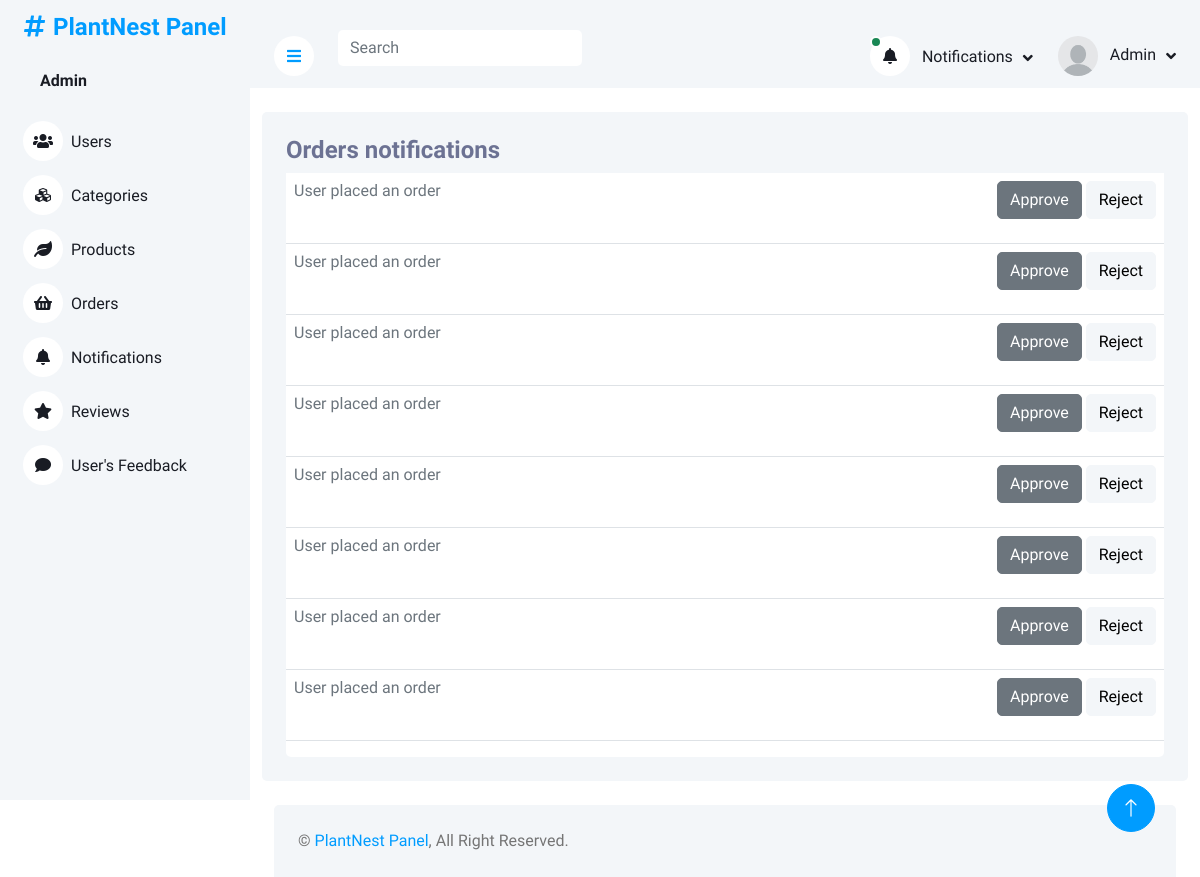
Page /adminPanel/notifications.php (signed in) on the earlier database version.
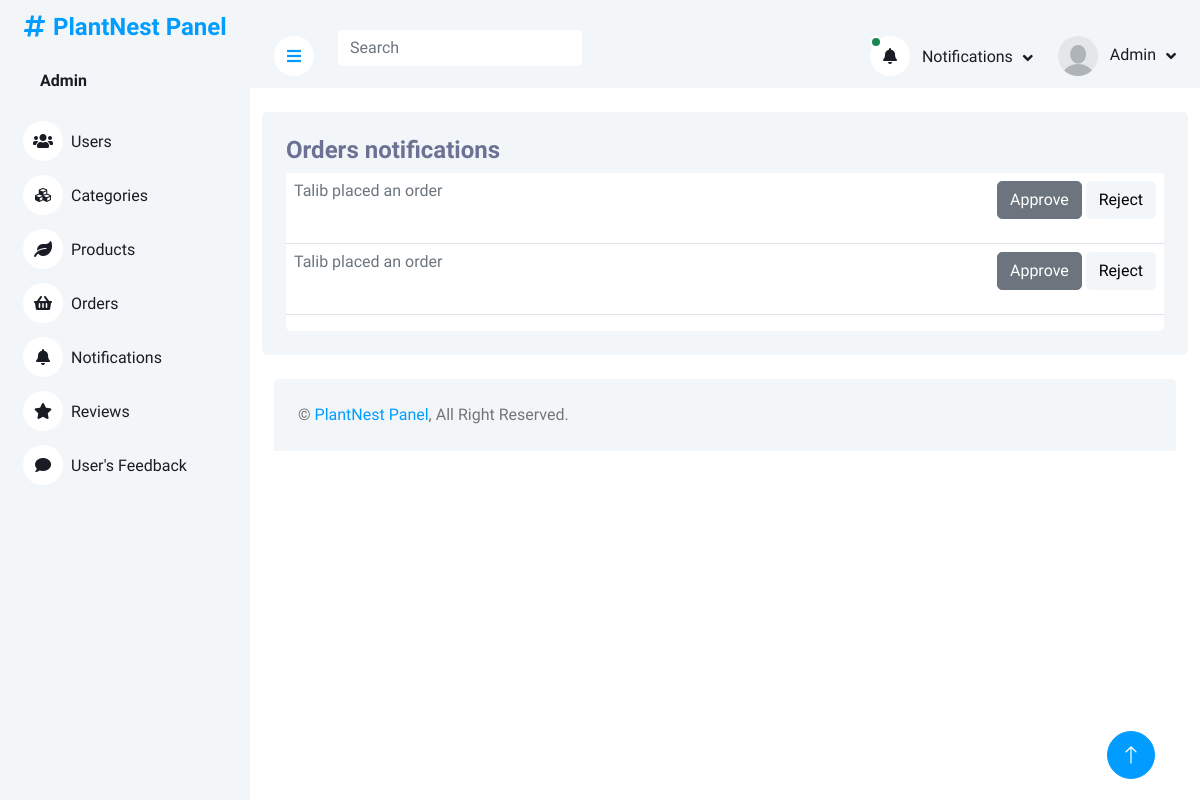
Same page on the later database version.
### tables this page shows
CREATE TABLE `orders` (
  `orderID` int(11) NOT NULL,
  `userID` int(11) DEFAULT NULL,
  `productID` int(11) DEFAULT NULL,
  `productQuantity` varchar(225) DEFAULT NULL,
  `orderDate` timestamp NULL DEFAULT current_timestamp(),
  `totalAmount` varchar(225) DEFAULT NULL,
  `orderStatus` enum('pending','approved','rejected') NOT NULL DEFAULT 'pending'
);

CREATE TABLE `users` (
  `userID` int(11) NOT NULL,
  `firstName` varchar(225) DEFAULT NULL,
  `lastName` varchar(225) DEFAULT NULL,
  `userEmail` varchar(225) NOT NULL,
  `userPassword` varchar(225) DEFAULT NULL
);

### adminPanel/notifications.php (the view, shortened to what the changed rows need)
<?php
include('header_admin.php')
?>
<div class="container pt-4">
    <div class="bg-light rounded p-4">
        <div class="row">
            <div class="col-12">
                <div class="bg-white rounded h-100 ">
                    <div class="table-responsive bg- ">
                        <table class="table">
                            <tbody>
                                <?php
                        $query = $pdo->query("SELECT * from orders INNER JOIN users on orders.userID = users.userID INNER JOIN products on orders.productID = products.productID where orderStatus = 'pending'");
                        $result = $query->fetchAll(PDO::FETCH_ASSOC);
                        foreach($result as $row){
                        ?>
                                <tr class="tr-row">
                                    <td class="d-flex justify-content-around">
                                        <span class="flex-grow-1">
                                            <a href="orders.php" class="link-secondary">
                                                <?php echo ucfirst($row['firstName'])?>
                                                placed an order
                                            </a>
                                        </span>
                                        <form method="post">
                                            <button class="approve-btn btn btn-secondary"
                                                name='order-approve-btn'
                                                onclick="approveRow(this)">Approve</button>
                                            <button class="reject-btn btn btn-light"
                                                name='order-reject-btn'
                                                onclick="rejectRow(this)">Reject</button>
                                        </form>
                                    </td>
                                </tr>
                                <?php
                        }if(empty($result)){
                            ?>
                                <tr>
                                    <td class="d-flex justify-content-center p-5">
                                            <p>
                                                No Orders
                                            </p>
                                    </td>
                                </tr>
                                <?php
                        }
                                       ?>
                            </tbody>
                        </table>
                    </div>
                </div>
            </div>
        </div>
    </div>
</div>
<?php
include('footer.php')
?>

### adminPanel/header_admin.php (shortened to what the changed rows need)
<?php
include("php/query.php");
?>
<!DOCTYPE html>
<html lang="en">
<head>
    <link href="https://cdnjs.cloudflare.com/ajax/libs/font-awesome/5.10.0/css/all.min.css" rel="stylesheet">
    <link href="https://cdn.jsdelivr.net/npm/bootstrap-icons@1.4.1/font/bootstrap-icons.css" rel="stylesheet">
    <link href="lib/owlcarousel/assets/owl.carousel.min.css" rel="stylesheet">
    <link href="lib/tempusdominus/css/tempusdominus-bootstrap-4.min.css" rel="stylesheet" />
    <link href="css/bootstrap.min.css" rel="stylesheet">
    <link href="css/style.css" rel="stylesheet">
</head>
<body>
    <div class="container-xxl position-relative bg-white d-flex p-0">
        <div class="sidebar pe-4 pb-3">
            <nav class="navbar bg-light navbar-light">
                <div class="d-flex align-items-center ms-4 mb-4">
                    <div class="ms-3">
                    <?php
                                 if(isset($_SESSION['Admin'])){
                                    $admin = $_SESSION['Admin'];
                                 foreach($admin as $value){
                                    $U_ID =   $value['adminID'];
                                  $query = $pdo->prepare("SELECT * FROM admins WHERE adminID = :iD ");
                                  $query->bindParam(':iD',  $U_ID);
                                  $query->execute();
                                  $result = $query->fetch(PDO::FETCH_ASSOC);
                        ?>
                         <h6 class="mb-0">
                             <span><?php echo ucfirst($result['adminName'])?></span>
                            </h6>
</span>    <?php
                      };
                    }
                        ?>
                    </div>
                </div>
            </nav>
        </div>
        <div class="content">
            <nav class="navbar navbar-expand bg-light navbar-light sticky-top px-4 py-0">
                <div class="navbar-nav align-items-center ms-auto">
                    <div class="nav-item dropdown">
                        <a href="#" class="nav-link dropdown-toggle" data-bs-toggle="dropdown">
                        <?php
                                 if(isset($_SESSION['Admin'])){
                                    $admin = $_SESSION['Admin'];
                                 foreach($admin as $value){
                                    $U_ID =   $value['adminID'];
                                  $query = $pdo->prepare("SELECT * FROM admins WHERE adminID = :iD ");
                                  $query->bindParam(':iD',  $U_ID);
                                  $query->execute();
                                  $result = $query->fetch(PDO::FETCH_ASSOC);
                              if($result['adminImage']){
                        ?>
                        <img class="rounded-circle me-lg-2" src="img/<?php echo $result['adminImage'] ?>" alt="" style="width: 40px; height: 40px;">
                            <?php
                              }else if(empty($result['adminImage'])){
                                ?>
                        <img class="rounded-circle me-lg-2" src="img/user.jpg" alt="" style="width: 40px; height: 40px;">
                                <?php
                              }
                            ?>
                                <span class="d-none d-lg-inline-flex">
                                    <?php echo ucfirst($result['adminName']) ?>
                                </span>
                                <?php
                            }
                        }
                            ?>
                        </a>
                    </div>
                </div>
            </nav>

Differences in the rows shown:
removed orders: userID.firstName "User"
removed orders: userID.firstName "User"
removed orders: userID.firstName "User"
removed orders: userID.firstName "User"
removed orders: userID.firstName "User"
removed orders: userID.firstName "User"
removed orders: userID.firstName "User"
removed orders: userID.firstName "User"
now on this page (row edited): orders: userID.firstName "Talib"
now on this page (row edited): orders: userID.firstName "Talib"
